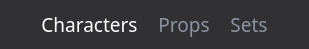
                                    <widget class="QFrame" name="frame_assets_scrol_btn">
                                     <property name="maximumSize">
                                      <size>
                                       <width>16777215</width>
                                       <height>40</height>
                                      </size>
                                     </property>
                                     <property name="styleSheet">
                                      <string notr="true">QFrame{
	background-color:#313134;
	border-radius:15px;
	margin-left:30px;
	margin-right:30px;
}
QPushButton{
	color:#8B94A4;
	background-color:transparent;
	border:none;
}
QPushButton:checked{
	color:#FFF;
	background-color:transparent;
	border:none;
}</string>
                                     </property>
                                     <property name="frameShape">
                                      <enum>QFrame::NoFrame</enum>
                                     </property>
                                     <property name="frameShadow">
                                      <enum>QFrame::Raised</enum>
                                     </property>
                                     <layout class="QHBoxLayout" name="horizontalLayout_12">
                                      <property name="spacing">
                                       <number>20</number>
                                      </property>
                                      <item>
                                       <widget class="QPushButton" name="btn_characters">
                                        <property name="font">
                                         <font>
                                          <family>Quicksand</family>
                                          <pointsize>14</pointsize>
                                         </font>
                                        </property>
                                        <property name="text">
                                         <string>Characters</string>
                                        </property>
                                        <property name="checkable">
                                         <bool>true</bool>
                                        </property>
                                        <property name="checked">
                                         <bool>true</bool>
                                        </property>
                                       </widget>
                                      </item>
                                      <item>
                                       <widget class="QPushButton" name="btn_props">
                                        <property name="font">
                                         <font>
                                          <family>Quicksand</family>
                                          <pointsize>14</pointsize>
                                         </font>
                                        </property>
                                        <property name="text">
                                         <string>Props</string>
                                        </property>
                                        <property name="checkable">
                                         <bool>true</bool>
                                        </property>
                                       </widget>
                                      </item>
                                      <item>
                                       <widget class="QPushButton" name="btn_sets">
                                        <property name="font">
                                         <font>
                                          <family>Quicksand</family>
                                          <pointsize>14</pointsize>
                                         </font>
                                        </property>
                                        <property name="text">
                                         <string>Sets</string>
                                        </property>
                                        <property name="checkable">
                                         <bool>true</bool>
                                        </property>
                                       </widget>
                                      </item>
                                     </layout>
                                    </widget>
